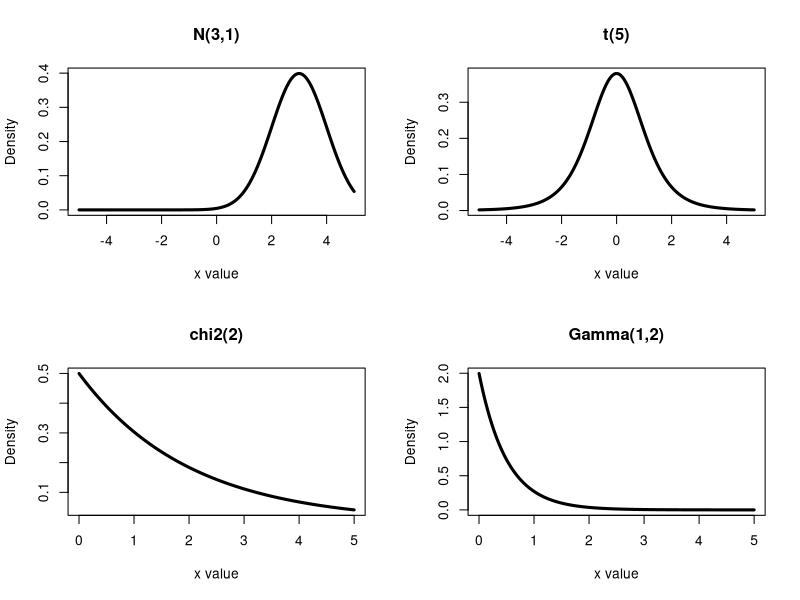
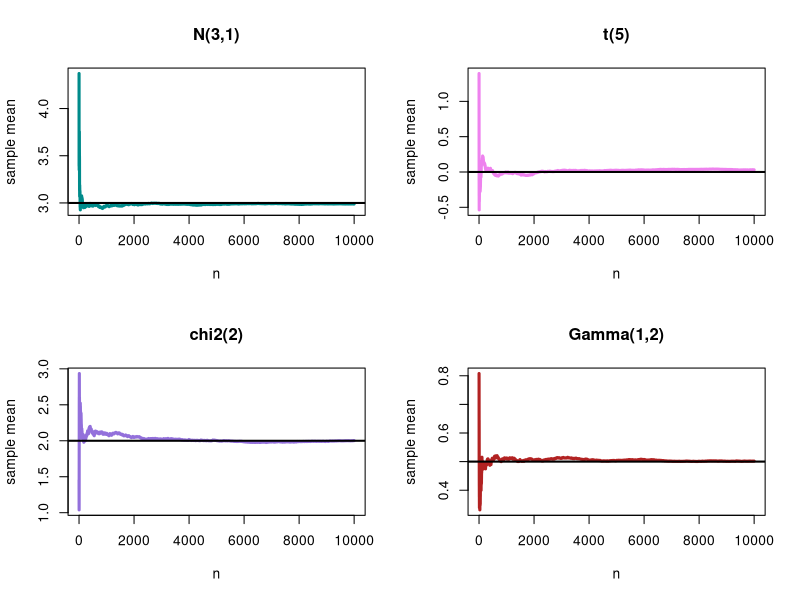
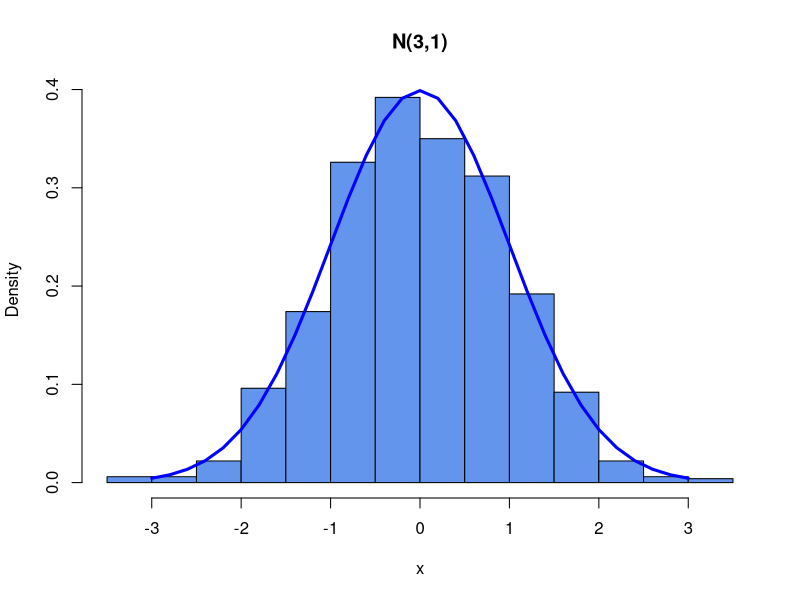
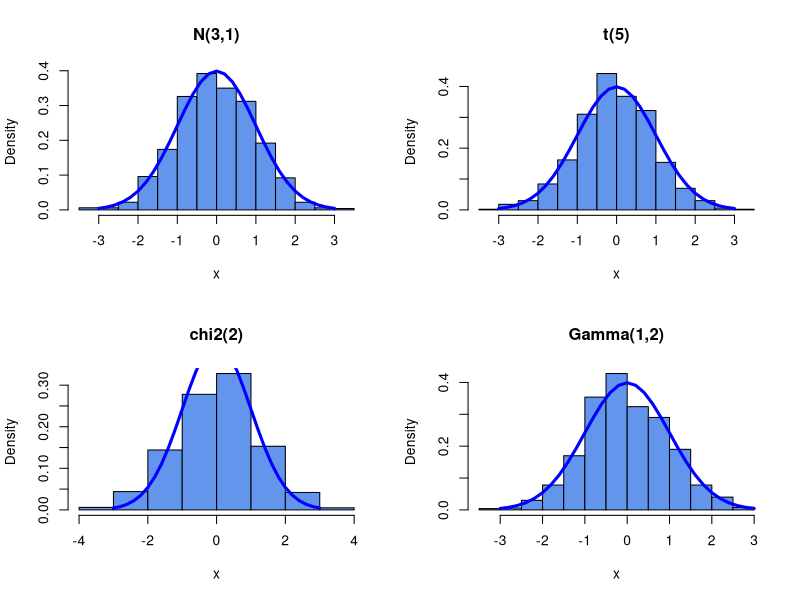
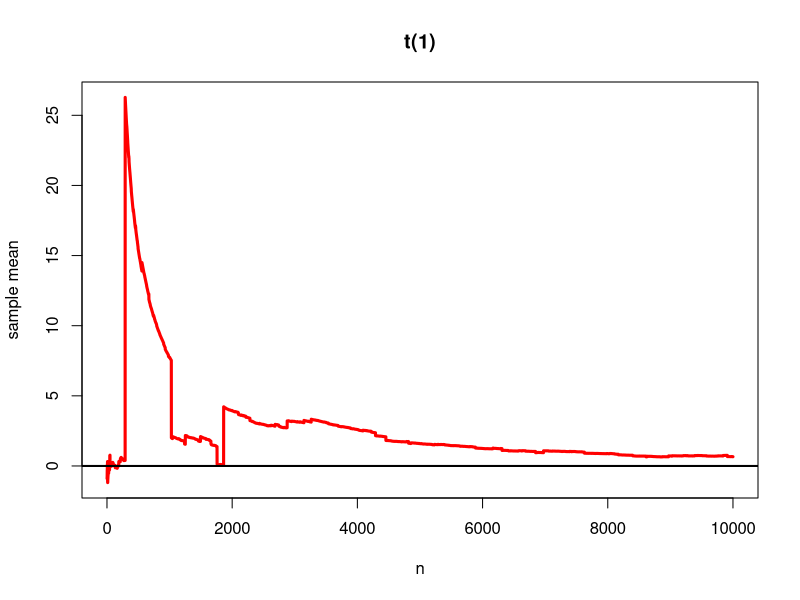

The R source for these figures, in order:

########################################################################
###                        WLLN and CLT                              ###
########################################################################
rm(list = ls()) # clean the global environment
dev.off() # erase all the previous plots
# press ctrl+L to erase text in console

# a) ########################################################################
# to get an idea about different distrubutions look at the THEORETICAL denisities
x = seq(-5,5,length = 1000) # normal and Student-t are defined on R
y = seq(0.001,5,length = 1000) # Chi2 and Gamma are defined on R+ only

par(mfrow=c(2,2))
plot(x, dnorm(x,mean = 3, sd = 1), type="l", lty=1, xlab="x value", ylab="Density", main="N(3,1)", lwd = 3)
plot(x, dt(x,5), type="l", lty=1, xlab="x value", ylab="Density", main="t(5)", lwd = 3)
plot(y,dchisq(y,2), type="l", lty=1, xlab="x value", ylab="Density", main="chi2(2)", lwd = 3)
plot(y,dgamma(y,1,2), type="l", lty=1, xlab="x value", ylab="Density", main="Gamma(1,2)", lwd = 3)

# b) ########################################################################
n = 10000
set.seed(42)
# simulate a N(3,1) random variable
u1 = rnorm(n,0,1)+3
# simulate a student t(5) random variable
u2 = rt(n,5)
# simulate a chi-squared (2) random variable
u3 = rchisq(n,2)
# simulate a Gamma(1,2) distribution
u4 = rgamma(n,1,2)

# create a function which computes a moving average sample mean
ma<-function(x){
  return(cumsum(x)/seq(1,length(x)))
}

# create 2x2 plots
par(mfrow=c(2,2))
# plot the sample average of N(3,1)
plot(ma(u1), type = "l", xlab = "n", ylab = "sample mean", col= "cyan4", lwd = 3, main = "N(3,1)")
# add the line for the theoretical mean
abline(h=3,lwd =2)

# plot the sample average of t(5)
plot(ma(u2), type = "l", xlab = "n", ylab = "sample mean", col= "violet", lwd = 3, main = "t(5)")
# add the line for the theoretical mean
abline(h=0,lwd =2)

# plot the sample average of chi2(2)
plot(ma(u3), type = "l", xlab = "n", ylab = "sample mean", col= "mediumpurple", lwd = 3, main = "chi2(2)")
# add the line for the theoretical mean
abline(h=2,lwd =2)

# plot the sample average of Gamma(1,2)
plot(ma(u4), type = "l", xlab = "n", ylab = "sample mean", col= "firebrick", lwd = 3, main = "Gamma(1,2)")
# add the line for the theoretical mean
abline(h=0.5,lwd =2)

#c) ########################################################################
# in order to verify CLT me need to characterize the whole distribution of 
# the sample mean

mu <-matrix(0,1000,4)
for (i in 1:1000){
  # simulate a N(3,1) random variable
  u1 = rnorm(n,0,1)+3
  # simulate a student t(5) random variable
  u2 = rt(n,5)
  # simulate a chi-squared (2) random variable
  u3 = rchisq(n,2)
  # simulate a Gamma(1,2) distribution
  u4 = rgamma(n,1,2)
  mu[i,] = c(mean(u1),mean(u2),mean(u3),mean(u4))
}
# collect theoretical means
mu0 = c(3,0,2,0.5)
# collect theoretical variances
s0 = c(1,5/3,3,0.25)

# simulated distribution of the stabilizing transformation
par(mfrow = c(1,1))
hist(sqrt(n)*(mu[,1]-mu0[1])/sqrt(s0[1]),main = "N(3,1)", xlab = "x",freq = F,col = "cornflowerblue")
lines(seq(-3,3,by = 0.2),dnorm(seq(-3,3,by = 0.2)),col = "blue",lwd = 3)

# now plot the histograms for all 4 distributions in a loop
# define the grid
par(mfrow = c(2,2))
#define the plot names in a vector to iterate over
nm = c("N(3,1)","t(5)","chi2(2)","Gamma(1,2)")
for (i in 1:4){
  hist(sqrt(n)*(mu[,i]-mu0[i])/sqrt(s0[i]),main = nm[i], xlab = "x",freq = F,col = "cornflowerblue")
  lines(seq(-3,3,by = 0.2),dnorm(seq(-3,3,by = 0.2)),col = "blue",lwd = 3)
}

#d) ########################################################################
# Bonus: Cauchy distribution
# simulate a student t(1) random variable
u5 = rt(n,1)
par(mfrow = c(1,1))
plot(ma(u5), type = "l", xlab = "n", ylab = "sample mean", col= "red", lwd = 3, main = "t(1)")
abline(h =0, lwd = 2)
# PS: try running the plot many times




